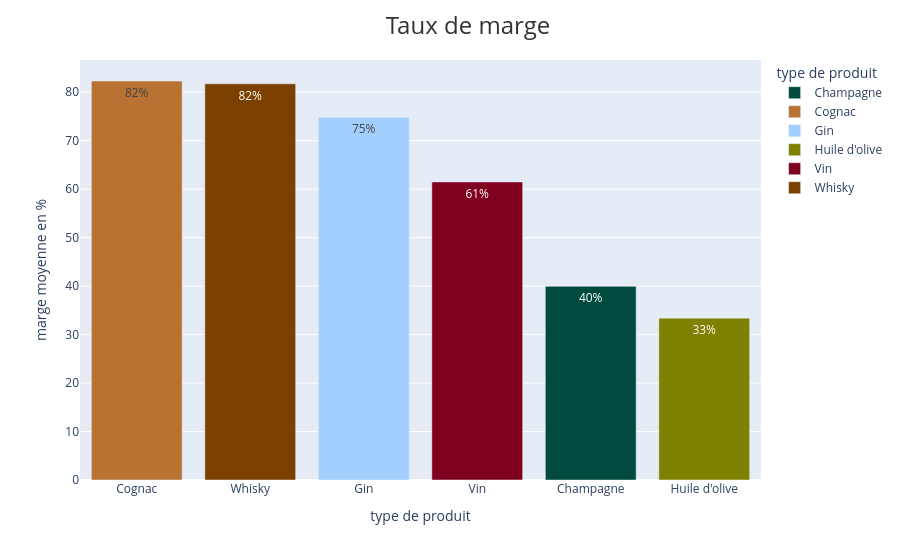

Notebook code cell kept with this figure:
### Code cell
#Création d'un dataframe avec le taux de marge moyen par type de produit
df_marge_par_type = df_taux_positifs.groupby('product_type')['taux_marge'].mean().reset_index()
df_marge_par_type.sort_values(by = "taux_marge" , ascending= True) 
#Affichage dans un graphique du taux de marge par type de produit
palette_bottleneck = {
    "Vin": "#800020",
    "Champagne": "#004B3D",
    "Huile d'olive": "#808000",
    "Cognac": "#B87333",
    "Whisky": "#7B3F00",
    "Gin" :  "#A2CFFE"
}
fig = px.bar(df_marge_par_type, y="taux_marge", x="product_type",text='taux_marge', color='product_type', color_discrete_map=palette_bottleneck, labels={"taux_marge":"marge moyenne en %","product_type":"type de produit"})
fig.update_xaxes(categoryorder='total descending')
fig.update_traces(
    texttemplate='%{text:.0f}%') # Formate le taux de marge avec 0 décimales 
fig.update_layout(title={
        'text': "Taux de marge",
        'y':0.97, # Position verticale
        'x':0.52,  # Centre le titre
        'font': dict(size=24, color='#333333') 
        })
fig.show()

### Figure 1 — Plotly figure (JSON) as saved in the notebook; plotly's stock layout.template omitted (floating-point values rounded to 4 significant figures)
{"data": [{"hovertemplate": "type de produit=%{x}<br>marge moyenne en %=%{text}<extra></extra>", "legendgroup": "Champagne", "marker": {"color": "#004B3D", "pattern": {"shape": ""}}, "name": "Champagne", "orientation": "v", "showlegend": true, "text": [39.95], "textposition": "auto", "texttemplate": "%{text:.0f}%", "type": "bar", "x": ["Champagne"], "xaxis": "x", "y": [39.95], "yaxis": "y"}, {"hovertemplate": "type de produit=%{x}<br>marge moyenne en %=%{text}<extra></extra>", "legendgroup": "Cognac", "marker": {"color": "#B87333", "pattern": {"shape": ""}}, "name": "Cognac", "orientation": "v", "showlegend": true, "text": [82.32], "textposition": "auto", "texttemplate": "%{text:.0f}%", "type": "bar", "x": ["Cognac"], "xaxis": "x", "y": [82.32], "yaxis": "y"}, {"hovertemplate": "type de produit=%{x}<br>marge moyenne en %=%{text}<extra></extra>", "legendgroup": "Gin", "marker": {"color": "#A2CFFE", "pattern": {"shape": ""}}, "name": "Gin", "orientation": "v", "showlegend": true, "text": [74.83], "textposition": "auto", "texttemplate": "%{text:.0f}%", "type": "bar", "x": ["Gin"], "xaxis": "x", "y": [74.83], "yaxis": "y"}, {"hovertemplate": "type de produit=%{x}<br>marge moyenne en %=%{text}<extra></extra>", "legendgroup": "Huile d'olive", "marker": {"color": "#808000", "pattern": {"shape": ""}}, "name": "Huile d'olive", "orientation": "v", "showlegend": true, "text": [33.39], "textposition": "auto", "texttemplate": "%{text:.0f}%", "type": "bar", "x": ["Huile d'olive"], "xaxis": "x", "y": [33.39], "yaxis": "y"}, {"hovertemplate": "type de produit=%{x}<br>marge moyenne en %=%{text}<extra></extra>", "legendgroup": "Vin", "marker": {"color": "#800020", "pattern": {"shape": ""}}, "name": "Vin", "orientation": "v", "showlegend": true, "text": [61.5], "textposition": "auto", "texttemplate": "%{text:.0f}%", "type": "bar", "x": ["Vin"], "xaxis": "x", "y": [61.5], "yaxis": "y"}, {"hovertemplate": "type de produit=%{x}<br>marge moyenne en %=%{text}<extra></extra>", "legendgroup": "Whisky", "marker": {"color": "#7B3F00", "pattern": {"shape": ""}}, "name": "Whisky", "orientation": "v", "showlegend": true, "text": [81.74], "textposition": "auto", "texttemplate": "%{text:.0f}%", "type": "bar", "x": ["Whisky"], "xaxis": "x", "y": [81.74], "yaxis": "y"}], "layout": {"barmode": "relative", "legend": {"title": {"text": "type de produit"}, "tracegroupgap": 0}, "margin": {"t": 60}, "title": {"font": {"color": "#333333", "size": 24}, "text": "Taux de marge", "x": 0.52, "y": 0.97}, "xaxis": {"anchor": "y", "categoryarray": ["Champagne", "Cognac", "Gin", "Huile d'olive", "Vin", "Whisky"], "categoryorder": "total descending", "domain": [0.0, 1.0], "title": {"text": "type de produit"}}, "yaxis": {"anchor": "x", "domain": [0.0, 1.0], "title": {"text": "marge moyenne en %"}}}}
